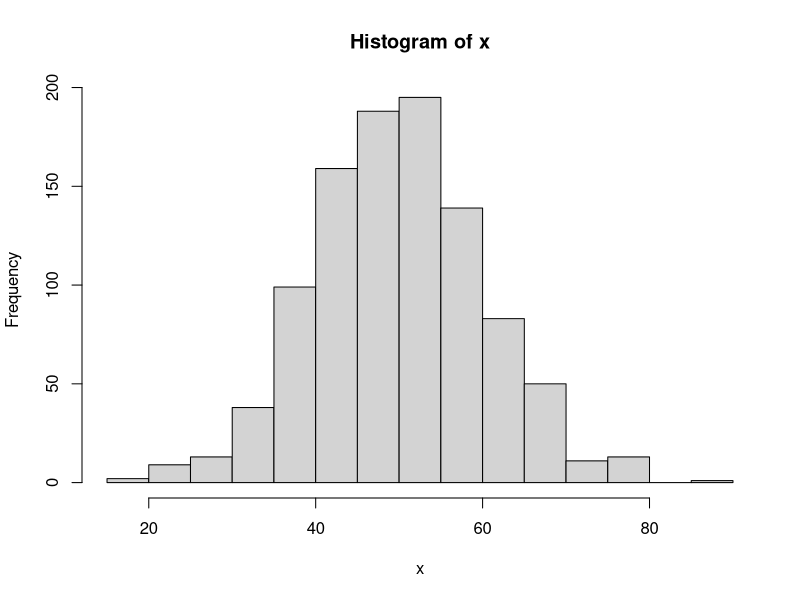

Reproduce this figure in R.
round(sqrt(5), digits=2)
round(log(5), digits=4)

logVar <- log(6)
round(logVar, digits = 4)

city <- c("Chester", "Liverpool", "Birmingham", "Leeds", "London", "Cardiff", "Nottingham")
city
city[c(1:3,6,7)]
# c() indicates 'Column' 

?seq

numSeq1 <- seq(0, 100, 11.11)
numSeq2 <- seq(from = 0, to=100, by=11.11)
numSeq1
numSeq2


aRange = 1:10
aRange
aRange ^ 8
aRange + 40
sqrt(aRange)
aRange > 4

houses_vector <- c("Bungalow", "Flat", "Flat", "FLAT", "Detatched", "Terrace", "Terrace")
houses_vector
houses_factor <-factor(c("Bungalow", "Flat", "Flat", "FLAT", "Detatched", "Terrace", "Terrace")) 
houses_factor

table(houses_factor)

# Matrices

a_matrix <- matrix(c(3,5,7,4,3,1), c(3,2))
a_matrix


# Arrays

a3dim_array = array(1:24, dim=c(4,3,2))
a3dim_array


# List

v = list(bob=c(2,3,5), john=c("aa", "bb"))
v

# DataFrame

n = c(2,3,5)
s = c("aa", "bb", "cc")
b = c(TRUE, FALSE, TRUE)

df = data.frame(n,s,b)

head(df)

mtcars


# Plots

x <- rnorm(n = 1000, mean = 50, sd = 10)
hist(x, breaks=24, col="lightgrey")
dist(x)


library(readxl)
sample <- read_excel("sample.xlsx")
View(sample)
head(sample)


